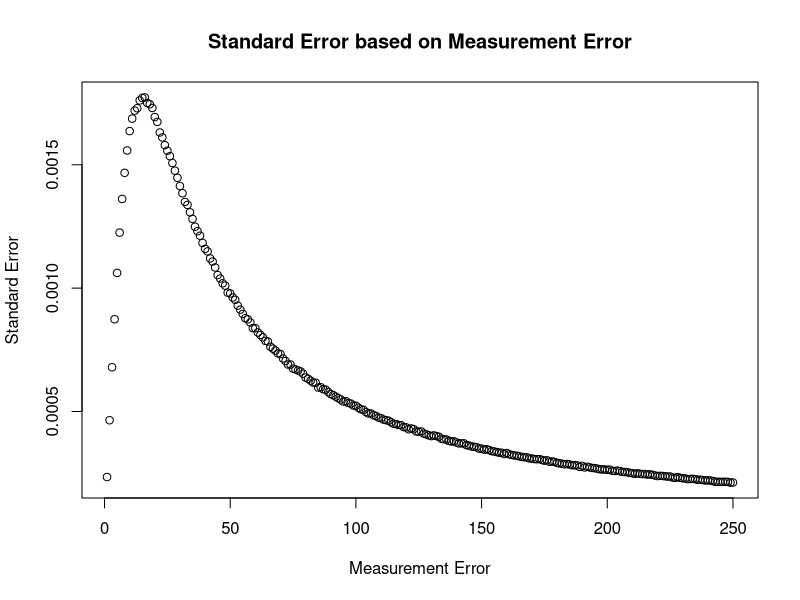
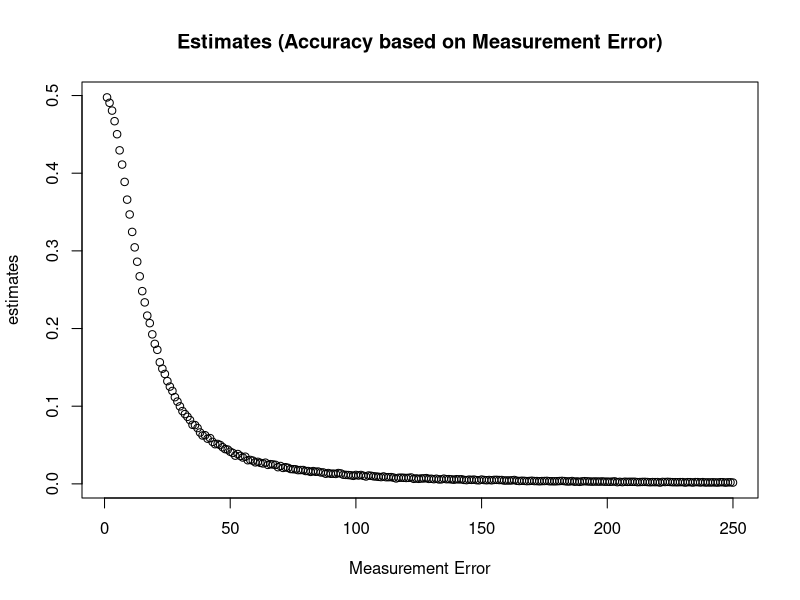
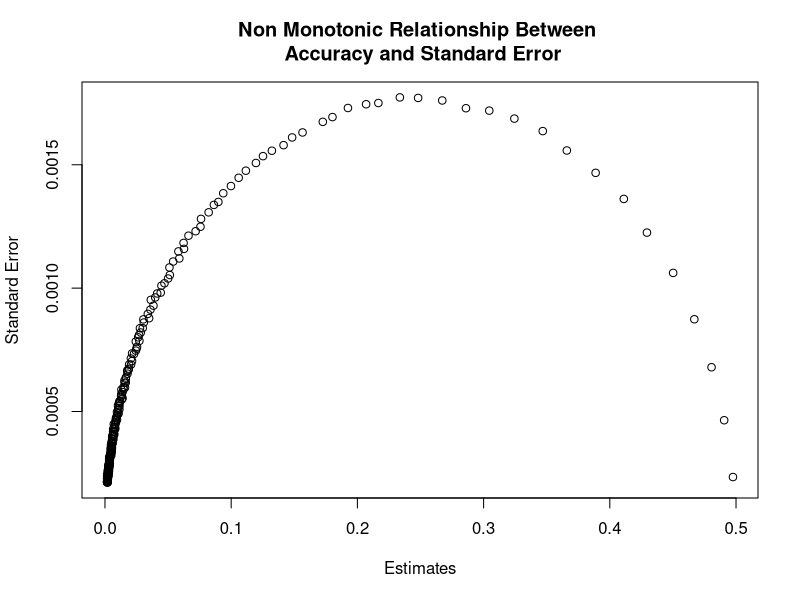
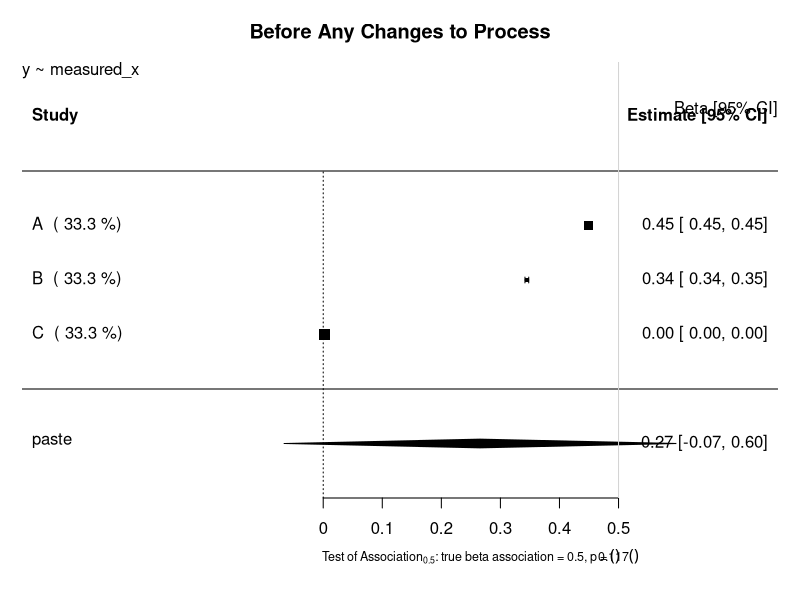
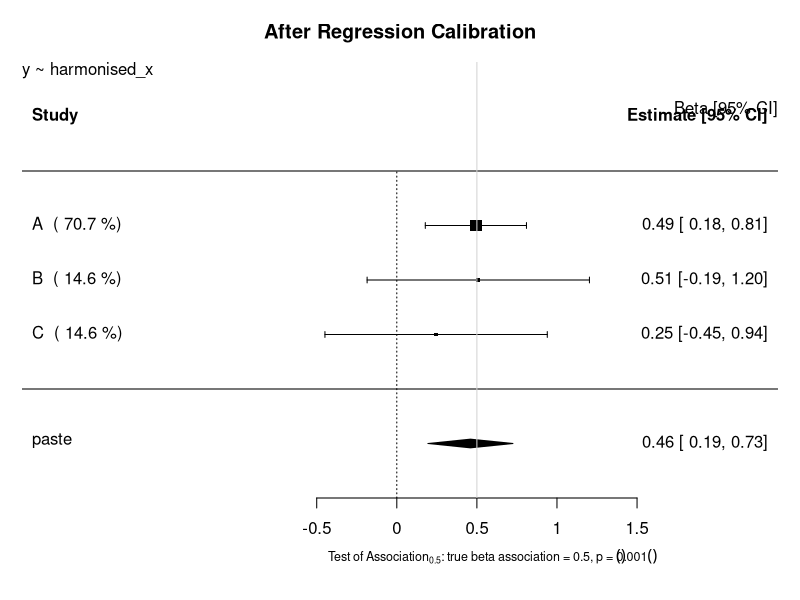
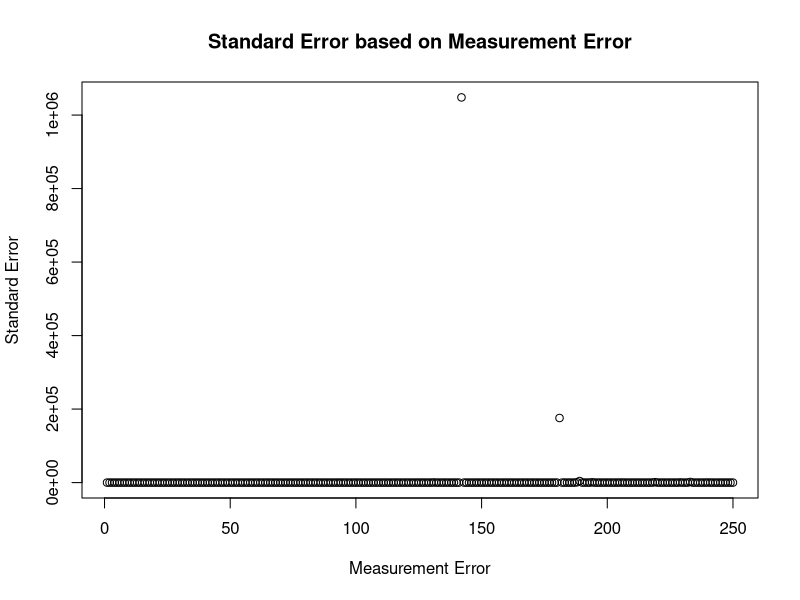
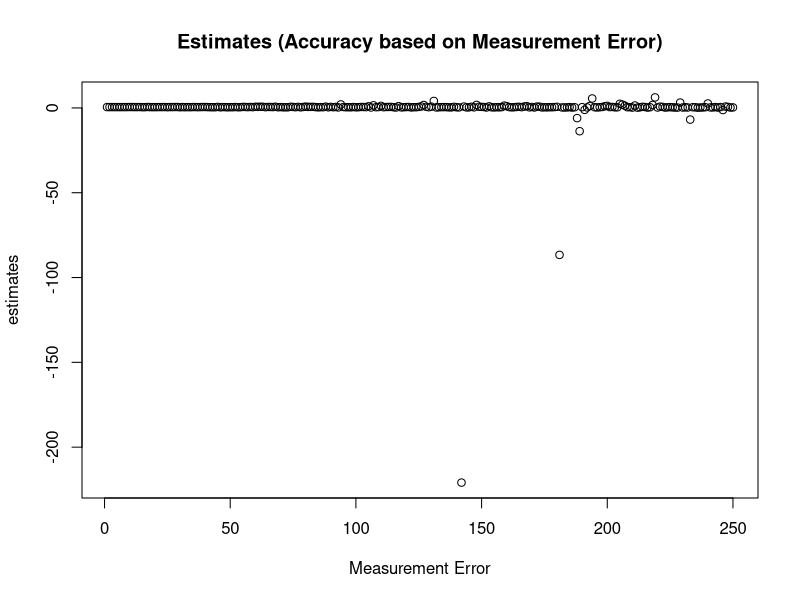
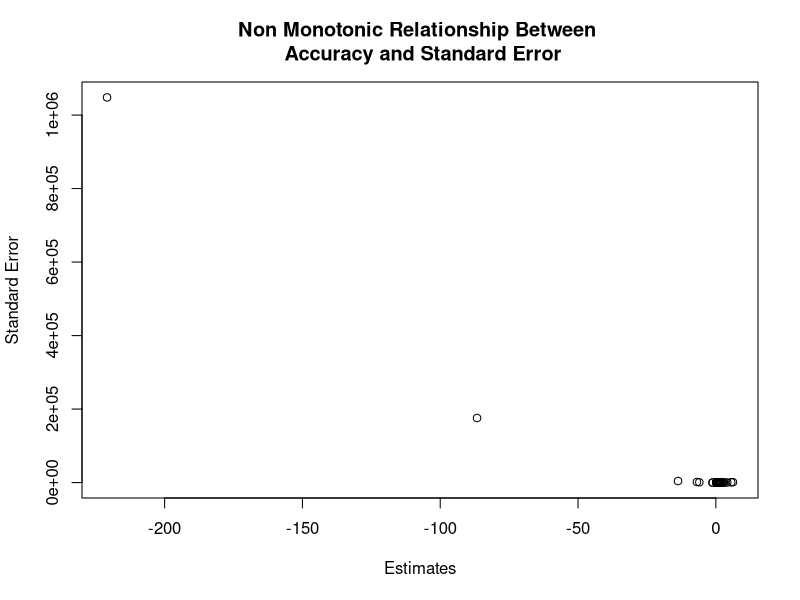

Reproduce these figures in R, in order.
# Investigation into semi monotonic behaviour of standard error in Continuous Variables
## Author: Paul Scherer
##         Tom Bishop
## Institute: University of Cambridge MRC Epidemiology Unit 
## Date: 6.09.2017

# In this file we want to investigate whether we can replicate the semi monotonic behaviour exhibited by 
# standard error dependent on standard measurement error
library(ggplot2)
library(reshape2)
library(parallel)
library(stats)
library(metafor)

# Raw Data Set Properties
set.seed(123)

trueBeta = 0.5
constant = 20

study_size = 20000
raw_mean = 40
raw_stdev = 15

# Create Dataframe with x, create y from x, then add normal random noise to x
raw_data = data.frame(x = rnorm(n = study_size, mean = raw_mean, sd = raw_stdev))
raw_data$y = (trueBeta*raw_data$x) + constant

###############################################################################
########################### Functions #########################################
###############################################################################

createStudyData <- function(raw_data, measurement_error){
    x_error = rnorm(n = study_size, mean = 0, sd = measurement_error)
    raw_data$measured_x = raw_data$x + x_error
    return(raw_data)
}

createValidationData <- function(val_size, measurement_error) {
    validation_data = data.frame(x =  rnorm(n = val_size, mean = raw_mean, sd = raw_stdev))
    x_error = rnorm(n = val_size, mean = 0, sd = measurement_error)
    validation_data$measured_x = validation_data$x + x_error
    return (validation_data)
}

#######################################################################################
########################### Motivation of the Problem #################################
#######################################################################################
## Graphing Standard Error as a function of Measurement Error
error_upperbound = 250
std_error = vector("numeric", length = error_upperbound)
estimates = vector("numeric", length = error_upperbound)

for (measurement_error in 1:error_upperbound){
	x_error = rnorm(n = study_size, mean = 0, sd = measurement_error)
	raw_data$measured_x = raw_data$x + x_error
	fmla = as.formula(y ~ measured_x)
	linear_model = lm(formula = fmla, data = raw_data)
	x_estimate = linear_model$coefficients["measured_x"]
	x_stdErr = summary(linear_model)$coefficients["measured_x", "Std. Error"]
	std_error[measurement_error] = x_stdErr
	estimates[measurement_error] = x_estimate
}
plot (x = (1:error_upperbound), y = std_error, xlab = "Measurement Error", ylab = "Standard Error", main = "Standard Error based on Measurement Error")
plot (x = (1:error_upperbound), y = estimates, xlab = "Measurement Error", ylab = "estimates", main = "Estimates (Accuracy based on Measurement Error)")

plot (x = estimates, y = std_error, xlab = "Estimates", ylab = "Standard Error", main = "Non Monotonic Relationship Between \n Accuracy and Standard Error")

#######################################################################################
######################## Before Any Changes to the Process ############################
#######################################################################################
# General Parameters
validation_size = 400

# Study A
measureError_A = 5
studyData_A = createStudyData(raw_data = raw_data, measurement_error = measureError_A)
validation_data_A = createValidationData(val_size = validation_size, measurement_error = measureError_A )

# Study B
measureError_B = 10
studyData_B = createStudyData(raw_data = raw_data, measurement_error = measureError_B)
validation_data_B = createValidationData(val_size = validation_size, measurement_error = measureError_B )

# Study C
measureError_C = 200
studyData_C = createStudyData(raw_data = raw_data, measurement_error = measureError_C)
validation_data_C = createValidationData(val_size = validation_size, measurement_error = measureError_C )


lm_A <- lm(formula=y~measured_x, data=studyData_A)
estimate_A = lm_A$coefficients["measured_x"]
stdError_A = summary(lm_A)$coefficients["measured_x","Std. Error"]

lm_B <- lm(formula=y~measured_x, data=studyData_B)
estimate_B = lm_B$coefficients["measured_x"]
stdError_B = summary(lm_B)$coefficients["measured_x","Std. Error"]

lm_C <- lm(formula=y~measured_x, data=studyData_C)
estimate_C = lm_C$coefficients["measured_x"]
stdError_C = summary(lm_C)$coefficients["measured_x","Std. Error"]


## Random Effects Model Forest Plot Before Regression Calibration
estimates = c(estimate_A, estimate_B, estimate_C)
stand_errs = c(stdError_A, stdError_B, stdError_C)
labels = c("A","B","C")
res <- rma(yi = estimates, sei = stand_errs, method='DL', slab = labels)
weights_res <- weights.rma.uni(res)

# Forest Plot
res$slab <- paste(res$slab, " (", round(weights.rma.uni(res),digits=1), "%)")
fmla = as.formula(y~measured_x)
forest(res, mlab=bquote(paste('Overall (I'^2*' = ', .(round(res$I2)),'%, p = ',
    .(sprintf("%.3f", round(res$QEp,3))),')')),
xlab=bquote(paste('Test of Association'[0.5]*': true beta association = 0.5, p = ',
    .(sprintf("%.3f", round(res$pval,3))))), cex=1, cex.lab=0.75, cex.axis=1, main = "Before Any Changes to Process")
usr <- par("usr")
text(usr[2], usr[4], "Beta [95% CI]", adj = c(1, 4),cex=1)
text(usr[1], usr[4], paste0(gsub(paste0("Study Data","\\$"),"", deparse(fmla)),collapse="\n"), adj = c( 0, 1 ),cex=1)
abline(v = 0.5, col = "lightgray")


#######################################################################################
######################## Using Regression Calibration Classic #########################
#######################################################################################

# Using real regression calibration.
## Modeling x ~ measured_x in validation
fmla_harmonisation = as.formula(x~measured_x)
# Study A
lambda_lm_A <- lm(formula=fmla_harmonisation, data=validation_data_A)
lambda_A = lambda_lm_A$coefficients["measured_x"]
stdError_lambda_A = summary(lambda_lm_A)$coefficients["measured_x","Std. Error"]

# Study B
lambda_lm_B <- lm(formula=fmla_harmonisation, data=validation_data_B)
lambda_B = lambda_lm_B$coefficients["measured_x"]
stdError_lambda_B = summary(lambda_lm_B)$coefficients["measured_x","Std. Error"]

# Study C
lambda_lm_C <- lm(formula=fmla_harmonisation, data=validation_data_C)
lambda_C = lambda_lm_C$coefficients["measured_x"]
stdError_lambda_C = summary(lambda_lm_C)$coefficients["measured_x","Std. Error"]


lm_A <- lm(formula=y~measured_x, data=studyData_A)
estimate_A = lm_A$coefficients["measured_x"]
stdError_A = summary(lm_A)$coefficients["measured_x","Std. Error"]

lm_B <- lm(formula=y~measured_x, data=studyData_B)
estimate_B = lm_B$coefficients["measured_x"]
stdError_B = summary(lm_B)$coefficients["measured_x","Std. Error"]

lm_C <- lm(formula=y~measured_x, data=studyData_C)
estimate_C = lm_C$coefficients["measured_x"]
stdError_C = summary(lm_C)$coefficients["measured_x","Std. Error"]

corrected_estimate_A = estimate_A / lambda_A
corrected_estimate_B = estimate_B / lambda_B
corrected_estimate_C = estimate_C / lambda_C

# calculate the corrected standard error
var_Beta = (sqrt(validation_size) * summary(lm_A)$coefficients["measured_x","Std. Error"])^2
#var_Beta = summary(lm_A)$sigma**2
# var_Beta = (summary(lm_A)$coefficients["measured_x","Std. Error"])^2
lambda_pure = unlist(unname(lambda_lm_A$coefficients["measured_x"]))
beta_lambda_div_sq = (unname(unlist(lm_A$coefficients["measured_x"]/(lambda_lm_A$coefficients["measured_x"])^2)))^2
var_lambda = (sqrt(validation_size) * summary(lambda_lm_A)$coefficients["measured_x","Std. Error"])^2
delta_variance = (var_Beta / (lambda_pure)^2) + (beta_lambda_div_sq * var_lambda)
delta_stdError_A = sqrt(delta_variance)/sqrt(validation_size) 
delta_stdError_A = sqrt(delta_variance)

var_lambda = (sqrt(validation_size) * summary(lambda_lm_B)$coefficients["measured_x","Std. Error"])^2
var_Beta = (sqrt(validation_size) * summary(lm_B)$coefficients["measured_x","Std. Error"])^2
#var_Beta = summary(lm_A)$sigma**2
# var_Beta = (summary(lm_A)$coefficients["measured_x","Std. Error"])^2
lambda_pure = unlist(unname(lambda_lm_B$coefficients["measured_x"]))
beta_lambda_div_sq = (unname(unlist(lm_B$coefficients["measured_x"]/(lambda_lm_B$coefficients["measured_x"])^2)))^2
delta_variance = (var_Beta / (lambda_pure)^2) + beta_lambda_div_sq * var_lambda
delta_stdError_B = sqrt(delta_variance)/sqrt(validation_size) 
delta_stdError_B = sqrt(delta_variance)


var_lambda = (sqrt(validation_size) * summary(lambda_lm_B)$coefficients["measured_x","Std. Error"])^2
var_Beta = (sqrt(validation_size) * summary(lm_B)$coefficients["measured_x","Std. Error"])^2
#var_Beta = summary(lm_A)$sigma**2
# var_Beta = (summary(lm_A)$coefficients["measured_x","Std. Error"])^2
lambda_pure = unlist(unname(lambda_lm_B$coefficients["measured_x"]))
beta_lambda_div_sq = (unname(unlist(lm_B$coefficients["measured_x"]/(lambda_lm_B$coefficients["measured_x"])^2)))^2
delta_variance = (var_Beta / (lambda_pure)^2) + beta_lambda_div_sq * var_lambda
delta_stdError_C = sqrt(delta_variance)/sqrt(validation_size) 
delta_stdError_C = sqrt(delta_variance)

## Random Effects Model Forest Plot After Regression Calibration
estimates = c(corrected_estimate_A, corrected_estimate_B, corrected_estimate_C)
stand_errs = c(delta_stdError_A, delta_stdError_B, delta_stdError_C)
labels = c("A","B","C")
res <- rma(yi = estimates, sei = stand_errs, method='DL', slab = labels)
weights_res <- weights.rma.uni(res)

# Forest Plot
res$slab <- paste(res$slab, " (", round(weights.rma.uni(res),digits=1), "%)")
fmla = as.formula(y~harmonised_x)
forest(res, mlab=bquote(paste('Overall (I'^2*' = ', .(round(res$I2)),'%, p = ',
    .(sprintf("%.3f", round(res$QEp,3))),')')),
xlab=bquote(paste('Test of Association'[0.5]*': true beta association = 0.5, p = ',
    .(sprintf("%.3f", round(res$pval,3))))), cex=1, cex.lab=0.75, cex.axis=1, main = "After Regression Calibration")
usr <- par("usr")
text(usr[2], usr[4], "Beta [95% CI]", adj = c(1, 4),cex=1)
text(usr[1], usr[4], paste0(gsub(paste0("Study Data","\\$"),"", deparse(fmla)),collapse="\n"), adj = c( 0, 1 ),cex=1)
abline(v = 0.5, col = "lightgray")

## Graphing Standard Error as a function of Measurement Error
error_upperbound = 250
std_error = vector("numeric", length = error_upperbound)
estimates = vector("numeric", length = error_upperbound)

for (measurement_error in 1:error_upperbound){
    studyData_graph = createStudyData(raw_data = raw_data, measurement_error = measurement_error)
    validation_data_graph = createValidationData(val_size = validation_size, measurement_error = measurement_error)

    # calculate the lambda
    fmla_harmonisation = as.formula(x~measured_x)
    lambda_lm_graph <- lm(formula=fmla_harmonisation, data=validation_data_graph)
    lambda_graph = lambda_lm_graph$coefficients["measured_x"]
    stdError_lambda_graph = summary(lambda_lm_graph)$coefficients["measured_x","Std. Error"]

    # calculate the estimates using the normal study data
    lm_graph <- lm(formula=y~measured_x, data=studyData_graph)
    estimate_graph = lm_graph$coefficients["measured_x"]
    stdError_graph = summary(lm_graph)$coefficients["measured_x","Std. Error"]

    # Propagate Errors in Standard Error
    var_lambda = (sqrt(validation_size) * summary(lambda_lm_graph)$coefficients["measured_x","Std. Error"])^2
    var_Beta = (sqrt(validation_size) * summary(lm_graph)$coefficients["measured_x","Std. Error"])^2
    #var_Beta = summary(lm_A)$sigma**2
    # var_Beta = (summary(lm_A)$coefficients["measured_x","Std. Error"])^2
    lambda_pure = unlist(unname(lambda_lm_graph$coefficients["measured_x"]))
    beta_lambda_div_sq = (unname(unlist(lm_graph$coefficients["measured_x"]/(lambda_lm_graph$coefficients["measured_x"])^2)))^2
    delta_variance = (var_Beta / (lambda_pure)^2) + beta_lambda_div_sq * var_lambda
    delta_stdError_B = sqrt(delta_variance)/sqrt(validation_size) 
    delta_stdError_B = sqrt(delta_variance)

    std_error[measurement_error] = delta_stdError_B
    estimates[measurement_error] = estimate_graph/lambda_graph
}
plot (x = (1:error_upperbound), y = std_error, xlab = "Measurement Error", ylab = "Standard Error", main = "Standard Error based on Measurement Error")
plot (x = (1:error_upperbound), y = estimates, xlab = "Measurement Error", ylab = "estimates", main = "Estimates (Accuracy based on Measurement Error)")
plot (x = estimates, y = std_error, xlab = "Estimates", ylab = "Standard Error", main = "Non Monotonic Relationship Between \n Accuracy and Standard Error")



#######################################################################################
######################## USING THE MODEL OF ERROR *PREDICT* ###########################
#######################################################################################
## PREDICT (ERROR IN VARIABLES MODELS)

## Modeling x ~ measured_x in validation
fmla_harmonisation = as.formula(x~measured_x)
# Study A
lambda_lm_A <- lm(formula=fmla_harmonisation, data=validation_data_A)
lambda_A = lambda_lm_A$coefficients["measured_x"]
stdError_lambda_A = summary(lambda_lm_A)$coefficients["measured_x","Std. Error"]

# Study B
lambda_lm_B <- lm(formula=fmla_harmonisation, data=validation_data_B)
lambda_B = lambda_lm_B$coefficients["measured_x"]
stdError_lambda_B = summary(lambda_lm_B)$coefficients["measured_x","Std. Error"]

# Study C
lambda_lm_C <- lm(formula=fmla_harmonisation, data=validation_data_C)
lambda_C = lambda_lm_C$coefficients["measured_x"]
stdError_lambda_C = summary(lambda_lm_C)$coefficients["measured_x","Std. Error"]


## Transformation and Regression
# Study A
new = data.frame(measured_x = studyData_A$measured_x)
studyData_A$harmonised_x = predict(lambda_lm_A, newdata = new)
lm_A <- lm(formula=y~harmonised_x, data=studyData_A)
estimate_A = lm_A$coefficients["harmonised_x"]
stdError_A = summary(lm_A)$coefficients["harmonised_x","Std. Error"]

# Study B
new = data.frame(measured_x = studyData_B$measured_x)
studyData_B$harmonised_x = predict(lambda_lm_B, newdata = new)
lm_B <- lm(formula=y~harmonised_x, data=studyData_B)
estimate_B = lm_B$coefficients["harmonised_x"]
stdError_B = summary(lm_B)$coefficients["harmonised_x","Std. Error"]

# Study C
new = data.frame(measured_x = studyData_C$measured_x)
studyData_C$harmonised_x = predict(lambda_lm_C, newdata = new)
lm_C <- lm(formula=y~harmonised_x, data=studyData_C)
estimate_C = lm_C$coefficients["harmonised_x"]
stdError_C = summary(lm_C)$coefficients["harmonised_x","Std. Error"]


## Random Effects Model Forest Plot After Regression Modeling
estimates = c(estimate_A, estimate_B, estimate_C)
stand_errs = c(stdError_A, stdError_B, stdError_C)
labels = c("A","B","C")
res <- rma(yi = estimates, sei = stand_errs, method='DL', slab = labels)
weights_res <- weights.rma.uni(res)

# Forest Plot
res$slab <- paste(res$slab, " (", round(weights.rma.uni(res),digits=1), "%)")
fmla = as.formula(y~harmonised_x)
forest(res, mlab=bquote(paste('Overall (I'^2*' = ', .(round(res$I2)),'%, p = ',
    .(sprintf("%.3f", round(res$QEp,3))),')')),
xlab=bquote(paste('Test of Association'[0.5]*': true beta association = 0.5, p = ',
    .(sprintf("%.3f", round(res$pval,3))))), cex=1, cex.lab=0.75, cex.axis=1, main = "After Validation Regression")
usr <- par("usr")
text(usr[2], usr[4], "Beta [95% CI]", adj = c(1, 4),cex=1)
text(usr[1], usr[4], paste0(gsub(paste0("Study Data","\\$"),"", deparse(fmla)),collapse="\n"), adj = c( 0, 1 ),cex=1)
abline(v = 0.5, col = "lightgray")



#######################################################################################
######################## USING THE MODEL OF ERROR *PREDICT* ###########################
################## DONE MANUALLY WITH MODEL PARAMETER ESTIMATES #######################
#######################################################################################
## PREDICT (ERROR IN VARIABLES MODELS)


## By manually predicting values using the model created
## Modeling x ~ measured_x in validation
fmla_harmonisation = as.formula(x~measured_x)
# Study A
lambda_lm_A <- lm(formula=fmla_harmonisation, data=validation_data_A)
lambda_A = lambda_lm_A$coefficients["measured_x"]
intercept_lambda_A = lambda_lm_A$coefficients["(Intercept)"]
stdError_lambda_A = summary(lambda_lm_A)$coefficients["measured_x","Std. Error"]

# Study B
lambda_lm_B <- lm(formula=fmla_harmonisation, data=validation_data_B)
lambda_B = lambda_lm_B$coefficients["measured_x"]
intercept_lambda_B = lambda_lm_B$coefficients["(Intercept)"]
stdError_lambda_B = summary(lambda_lm_B)$coefficients["measured_x","Std. Error"]

# Study C
lambda_lm_C <- lm(formula=fmla_harmonisation, data=validation_data_C)
lambda_C = lambda_lm_C$coefficients["measured_x"]
intercept_lambda_C = lambda_lm_C$coefficients["(Intercept)"]
stdError_lambda_C = summary(lambda_lm_C)$coefficients["measured_x","Std. Error"]

studyData_A$lambdadx = studyData_A$measured_x*lambda_A + intercept_lambda_A
lm_A <- lm(formula=y~lambdadx, data=studyData_A)
estimate_A = lm_A$coefficients["lambdadx"]
stdError_A = summary(lm_A)$coefficients["lambdadx","Std. Error"]

studyData_B$lambdadx = studyData_B$measured_x*lambda_B + intercept_lambda_B
lm_B <- lm(formula=y~lambdadx, data=studyData_B)
estimate_B = lm_B$coefficients["lambdadx"]
stdError_B = summary(lm_B)$coefficients["lambdadx","Std. Error"]

studyData_C$lambdadx = studyData_C$measured_x*lambda_C + intercept_lambda_C
lm_C <- lm(formula=y~lambdadx, data=studyData_C)
estimate_C = lm_C$coefficients["lambdadx"]
stdError_C = summary(lm_C)$coefficients["lambdadx","Std. Error"]


## Random Effects Model Forest Plot After Regression Calibration in all members of measured x
estimates = c(estimate_A, estimate_B, estimate_C)
stand_errs = c(stdError_A, stdError_B, stdError_C)
labels = c("A","B","C")
res <- rma(yi = estimates, sei = stand_errs, method='DL', slab = labels)
weights_res <- weights.rma.uni(res)

# Forest Plot
res$slab <- paste(res$slab, " (", round(weights.rma.uni(res),digits=1), "%)")
fmla = as.formula(y~harmonised_x)
forest(res, mlab=bquote(paste('Overall (I'^2*' = ', .(round(res$I2)),'%, p = ',
    .(sprintf("%.3f", round(res$QEp,3))),')')),
xlab=bquote(paste('Test of Association'[0.5]*': true beta association = 0.5, p = ',
    .(sprintf("%.3f", round(res$pval,3))))), cex=1, cex.lab=0.75, cex.axis=1, main = "After Members Modification Paul Edition")
usr <- par("usr")
text(usr[2], usr[4], "Beta [95% CI]", adj = c(1, 4),cex=1)
text(usr[1], usr[4], paste0(gsub(paste0("Study Data","\\$"),"", deparse(fmla)),collapse="\n"), adj = c( 0, 1 ),cex=1)
abline(v = 0.5, col = "lightgray")
